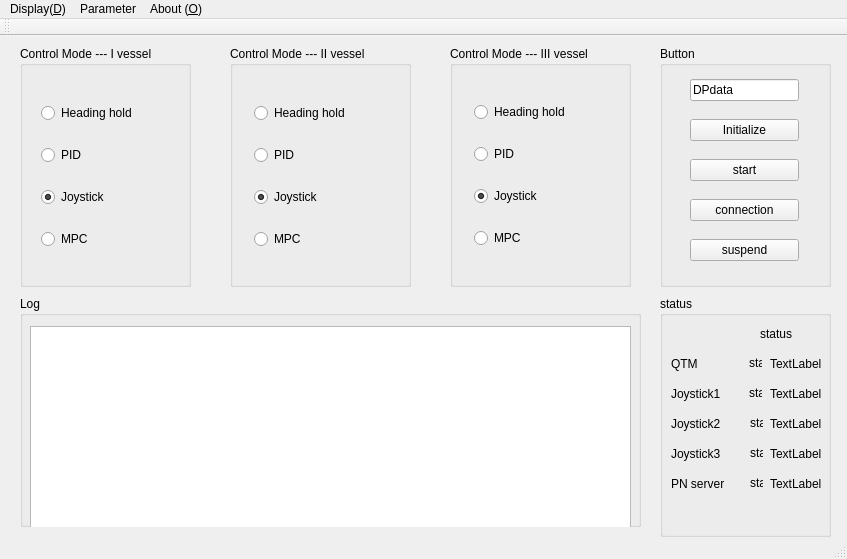
<?xml version="1.0" encoding="UTF-8"?>
<ui version="4.0">
 <class>MainWindow</class>
 <widget class="QMainWindow" name="MainWindow">
  <property name="geometry">
   <rect>
    <x>0</x>
    <y>0</y>
    <width>847</width>
    <height>559</height>
   </rect>
  </property>
  <property name="windowTitle">
   <string>Mr. SKLOE</string>
  </property>
  <widget class="QWidget" name="centralWidget">
   <widget class="QGroupBox" name="Log_GB">
    <property name="geometry">
     <rect>
      <x>20</x>
      <y>260</y>
      <width>621</width>
      <height>231</height>
     </rect>
    </property>
    <property name="title">
     <string>Log</string>
    </property>
    <property name="flat">
     <bool>false</bool>
    </property>
    <widget class="QListView" name="listView_log">
     <property name="geometry">
      <rect>
       <x>10</x>
       <y>30</y>
       <width>601</width>
       <height>211</height>
      </rect>
     </property>
    </widget>
   </widget>
   <widget class="QGroupBox" name="control_model_I">
    <property name="geometry">
     <rect>
      <x>20</x>
      <y>10</y>
      <width>171</width>
      <height>241</height>
     </rect>
    </property>
    <property name="title">
     <string>Control Mode --- I vessel</string>
    </property>
    <widget class="QWidget" name="layoutWidget">
     <property name="geometry">
      <rect>
       <x>10</x>
       <y>30</y>
       <width>151</width>
       <height>201</height>
      </rect>
     </property>
     <layout class="QVBoxLayout" name="verticalLayout">
      <item>
       <widget class="QRadioButton" name="RB_headholdI">
        <property name="text">
         <string>Heading hold</string>
        </property>
       </widget>
      </item>
      <item>
       <widget class="QRadioButton" name="RB_PIDI">
        <property name="text">
         <string>PID</string>
        </property>
       </widget>
      </item>
      <item>
       <widget class="QRadioButton" name="RB_manualI">
        <property name="text">
         <string>Joystick</string>
        </property>
        <property name="checked">
         <bool>true</bool>
        </property>
       </widget>
      </item>
      <item>
       <widget class="QRadioButton" name="RB_MPCI">
        <property name="text">
         <string>MPC</string>
        </property>
       </widget>
      </item>
     </layout>
    </widget>
   </widget>
   <widget class="QGroupBox" name="control_mode_II">
    <property name="geometry">
     <rect>
      <x>230</x>
      <y>10</y>
      <width>181</width>
      <height>241</height>
     </rect>
    </property>
    <property name="title">
     <string>Control Mode --- II vessel</string>
    </property>
    <widget class="QWidget" name="layoutWidget">
     <property name="geometry">
      <rect>
       <x>13</x>
       <y>30</y>
       <width>151</width>
       <height>201</height>
      </rect>
     </property>
     <layout class="QVBoxLayout" name="verticalLayout_3">
      <item>
       <widget class="QRadioButton" name="RB_headholdII">
        <property name="text">
         <string>Heading hold</string>
        </property>
       </widget>
      </item>
      <item>
       <widget class="QRadioButton" name="RB_PIDII">
        <property name="text">
         <string>PID</string>
        </property>
       </widget>
      </item>
      <item>
       <widget class="QRadioButton" name="RB_manualII">
        <property name="text">
         <string>Joystick</string>
        </property>
        <property name="checked">
         <bool>true</bool>
        </property>
       </widget>
      </item>
      <item>
       <widget class="QRadioButton" name="RB_MPCII">
        <property name="text">
         <string>MPC</string>
        </property>
       </widget>
      </item>
     </layout>
    </widget>
   </widget>
   <widget class="QGroupBox" name="Button">
    <property name="geometry">
     <rect>
      <x>660</x>
      <y>10</y>
      <width>171</width>
      <height>241</height>
     </rect>
    </property>
    <property name="title">
     <string>Button</string>
    </property>
    <widget class="QWidget" name="layoutWidget">
     <property name="geometry">
      <rect>
       <x>19</x>
       <y>10</y>
       <width>131</width>
       <height>231</height>
      </rect>
     </property>
     <layout class="QVBoxLayout" name="verticalLayout_5">
      <item>
       <widget class="QLineEdit" name="Projectname">
        <property name="text">
         <string>DPdata</string>
        </property>
       </widget>
      </item>
      <item>
       <widget class="QPushButton" name="PB_connection">
        <property name="text">
         <string>Initialize</string>
        </property>
       </widget>
      </item>
      <item>
       <widget class="QPushButton" name="PB_start">
        <property name="text">
         <string>start</string>
        </property>
       </widget>
      </item>
      <item>
       <widget class="QPushButton" name="PB_enablePLC">
        <property name="text">
         <string>connection</string>
        </property>
       </widget>
      </item>
      <item>
       <widget class="QPushButton" name="PB_suspend">
        <property name="text">
         <string>suspend</string>
        </property>
       </widget>
      </item>
     </layout>
    </widget>
   </widget>
   <widget class="QGroupBox" name="controlmodeII">
    <property name="geometry">
     <rect>
      <x>450</x>
      <y>10</y>
      <width>181</width>
      <height>241</height>
     </rect>
    </property>
    <property name="title">
     <string>Control Mode --- III vessel</string>
    </property>
    <widget class="QWidget" name="layoutWidget">
     <property name="geometry">
      <rect>
       <x>13</x>
       <y>29</y>
       <width>161</width>
       <height>201</height>
      </rect>
     </property>
     <layout class="QVBoxLayout" name="verticalLayout_6">
      <item>
       <widget class="QRadioButton" name="RB_headholdIII">
        <property name="text">
         <string>Heading hold</string>
        </property>
       </widget>
      </item>
      <item>
       <widget class="QRadioButton" name="RB_PIDIII">
        <property name="text">
         <string>PID</string>
        </property>
       </widget>
      </item>
      <item>
       <widget class="QRadioButton" name="RB_manualIII">
        <property name="text">
         <string>Joystick</string>
        </property>
        <property name="checked">
         <bool>true</bool>
        </property>
       </widget>
      </item>
      <item>
       <widget class="QRadioButton" name="RB_MPCIII">
        <property name="text">
         <string>MPC</string>
        </property>
       </widget>
      </item>
     </layout>
    </widget>
   </widget>
   <widget class="QGroupBox" name="groupBox">
    <property name="geometry">
     <rect>
      <x>660</x>
      <y>260</y>
      <width>171</width>
      <height>241</height>
     </rect>
    </property>
    <property name="title">
     <string>status</string>
    </property>
    <widget class="QLabel" name="label_5">
     <property name="geometry">
      <rect>
       <x>100</x>
       <y>30</y>
       <width>51</width>
       <height>16</height>
      </rect>
     </property>
     <property name="text">
      <string>status</string>
     </property>
    </widget>
    <widget class="QLabel" name="LB_QTML">
     <property name="geometry">
      <rect>
       <x>89</x>
       <y>60</y>
       <width>13</width>
       <height>13</height>
      </rect>
     </property>
     <property name="text">
      <string>status</string>
     </property>
    </widget>
    <widget class="QLabel" name="LB_joystick1L">
     <property name="geometry">
      <rect>
       <x>89</x>
       <y>90</y>
       <width>13</width>
       <height>13</height>
      </rect>
     </property>
     <property name="text">
      <string>status</string>
     </property>
    </widget>
    <widget class="QLabel" name="LB_joystick2L">
     <property name="geometry">
      <rect>
       <x>90</x>
       <y>120</y>
       <width>13</width>
       <height>13</height>
      </rect>
     </property>
     <property name="text">
      <string>status</string>
     </property>
    </widget>
    <widget class="QLabel" name="LB_PNL">
     <property name="geometry">
      <rect>
       <x>90</x>
       <y>180</y>
       <width>13</width>
       <height>13</height>
      </rect>
     </property>
     <property name="text">
      <string>status</string>
     </property>
    </widget>
    <widget class="QLabel" name="label_4">
     <property name="geometry">
      <rect>
       <x>11</x>
       <y>180</y>
       <width>60</width>
       <height>16</height>
      </rect>
     </property>
     <property name="text">
      <string>PN server</string>
     </property>
    </widget>
    <widget class="QLabel" name="label">
     <property name="geometry">
      <rect>
       <x>11</x>
       <y>60</y>
       <width>26</width>
       <height>16</height>
      </rect>
     </property>
     <property name="text">
      <string>QTM</string>
     </property>
    </widget>
    <widget class="QLabel" name="label_3">
     <property name="geometry">
      <rect>
       <x>11</x>
       <y>120</y>
       <width>54</width>
       <height>16</height>
      </rect>
     </property>
     <property name="text">
      <string>Joystick2</string>
     </property>
    </widget>
    <widget class="QLabel" name="label_2">
     <property name="geometry">
      <rect>
       <x>11</x>
       <y>90</y>
       <width>54</width>
       <height>16</height>
      </rect>
     </property>
     <property name="text">
      <string>Joystick1</string>
     </property>
    </widget>
    <widget class="QLabel" name="LB_PNT">
     <property name="geometry">
      <rect>
       <x>110</x>
       <y>180</y>
       <width>59</width>
       <height>16</height>
      </rect>
     </property>
     <property name="text">
      <string>TextLabel</string>
     </property>
    </widget>
    <widget class="QLabel" name="LB_QTMT">
     <property name="geometry">
      <rect>
       <x>110</x>
       <y>60</y>
       <width>51</width>
       <height>16</height>
      </rect>
     </property>
     <property name="text">
      <string>TextLabel</string>
     </property>
    </widget>
    <widget class="QLabel" name="LB_joystick1T">
     <property name="geometry">
      <rect>
       <x>110</x>
       <y>90</y>
       <width>59</width>
       <height>16</height>
      </rect>
     </property>
     <property name="text">
      <string>TextLabel</string>
     </property>
    </widget>
    <widget class="QLabel" name="LB_joystick2T">
     <property name="geometry">
      <rect>
       <x>110</x>
       <y>120</y>
       <width>59</width>
       <height>16</height>
      </rect>
     </property>
     <property name="text">
      <string>TextLabel</string>
     </property>
    </widget>
    <widget class="QLabel" name="LB_joystick3L">
     <property name="geometry">
      <rect>
       <x>90</x>
       <y>150</y>
       <width>13</width>
       <height>13</height>
      </rect>
     </property>
     <property name="text">
      <string>status</string>
     </property>
    </widget>
    <widget class="QLabel" name="label_6">
     <property name="geometry">
      <rect>
       <x>11</x>
       <y>150</y>
       <width>60</width>
       <height>16</height>
      </rect>
     </property>
     <property name="text">
      <string>Joystick3</string>
     </property>
    </widget>
    <widget class="QLabel" name="LB_joystick3T">
     <property name="geometry">
      <rect>
       <x>110</x>
       <y>150</y>
       <width>59</width>
       <height>16</height>
      </rect>
     </property>
     <property name="text">
      <string>TextLabel</string>
     </property>
    </widget>
   </widget>
  </widget>
  <widget class="QMenuBar" name="menuBar">
   <property name="geometry">
    <rect>
     <x>0</x>
     <y>0</y>
     <width>847</width>
     <height>19</height>
    </rect>
   </property>
   <widget class="QMenu" name="menuOpen">
    <property name="title">
     <string>Display(&amp;D)</string>
    </property>
    <addaction name="action2D"/>
    <addaction name="actionThruster_P"/>
    <addaction name="actionThruster_I_vessel"/>
   </widget>
   <widget class="QMenu" name="menuAbout_O">
    <property name="title">
     <string>About (&amp;O)</string>
    </property>
    <addaction name="actionLicensing"/>
   </widget>
   <widget class="QMenu" name="menuJoystick">
    <property name="title">
     <string>Parameter</string>
    </property>
    <addaction name="actionGamepad_G"/>
    <addaction name="actionCoG"/>
    <addaction name="separator"/>
    <addaction name="actionCooperation"/>
    <addaction name="actionBox"/>
    <addaction name="actionStraightLine"/>
    <addaction name="actionSetpoints"/>
    <addaction name="actionRotation"/>
    <addaction name="separator"/>
   </widget>
   <addaction name="menuOpen"/>
   <addaction name="menuJoystick"/>
   <addaction name="menuAbout_O"/>
  </widget>
  <widget class="QToolBar" name="mainToolBar">
   <attribute name="toolBarArea">
    <enum>TopToolBarArea</enum>
   </attribute>
   <attribute name="toolBarBreak">
    <bool>false</bool>
   </attribute>
  </widget>
  <widget class="QStatusBar" name="statusBar"/>
  <action name="action2D">
   <property name="text">
    <string>2D(&amp;T)</string>
   </property>
   <property name="shortcut">
    <string>Ctrl+T</string>
   </property>
  </action>
  <action name="actionThruster_P">
   <property name="text">
    <string>Thruster (&amp;P)</string>
   </property>
   <property name="shortcut">
    <string>Ctrl+P</string>
   </property>
  </action>
  <action name="actionGamepad_G">
   <property name="text">
    <string>PID (&amp;G)</string>
   </property>
  </action>
  <action name="actionSetpoints">
   <property name="text">
    <string>Fixed Point (&amp;F)</string>
   </property>
  </action>
  <action name="actionStraightLine">
   <property name="text">
    <string>StraightLine (&amp;S)</string>
   </property>
  </action>
  <action name="actionRotation">
   <property name="text">
    <string>Rotation (&amp;S)</string>
   </property>
  </action>
  <action name="actionBox">
   <property name="text">
    <string>Box (&amp;B)</string>
   </property>
  </action>
  <action name="actionCooperation">
   <property name="text">
    <string>Cooperation (&amp;C)</string>
   </property>
  </action>
  <action name="actionLicensing">
   <property name="text">
    <string>Licensing</string>
   </property>
  </action>
  <action name="actionCoG">
   <property name="text">
    <string>CoG (&amp;C)</string>
   </property>
  </action>
  <action name="actionThruster_I_vessel">
   <property name="text">
    <string>Thruster -- I vessel</string>
   </property>
  </action>
 </widget>
 <layoutdefault spacing="6" margin="11"/>
 <resources/>
 <connections/>
</ui>
